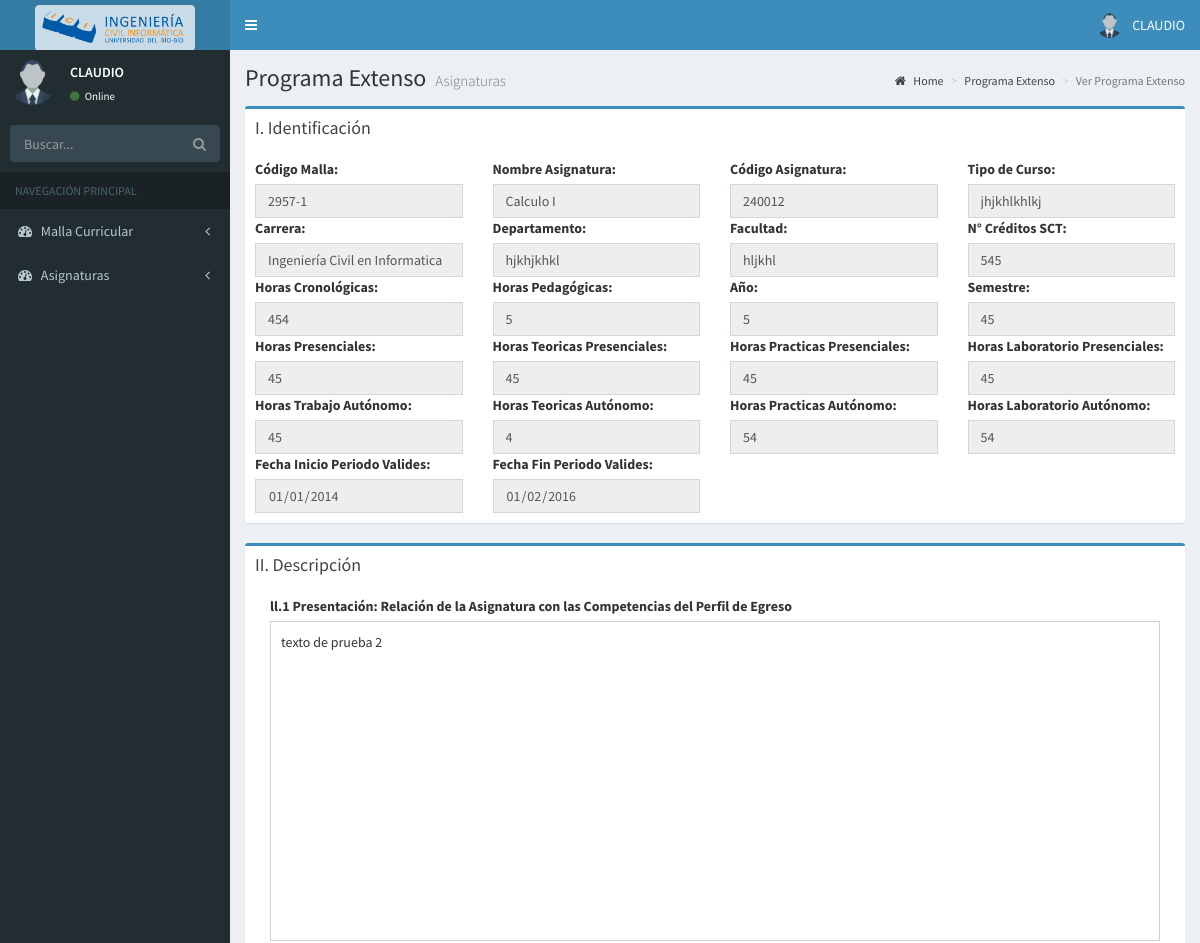
/Vista/Layout/verProgramaExtensoAsignaturasDirectiva.php?pe_id=19 (signed in, upper part), run on an earlier commit of the app's database.
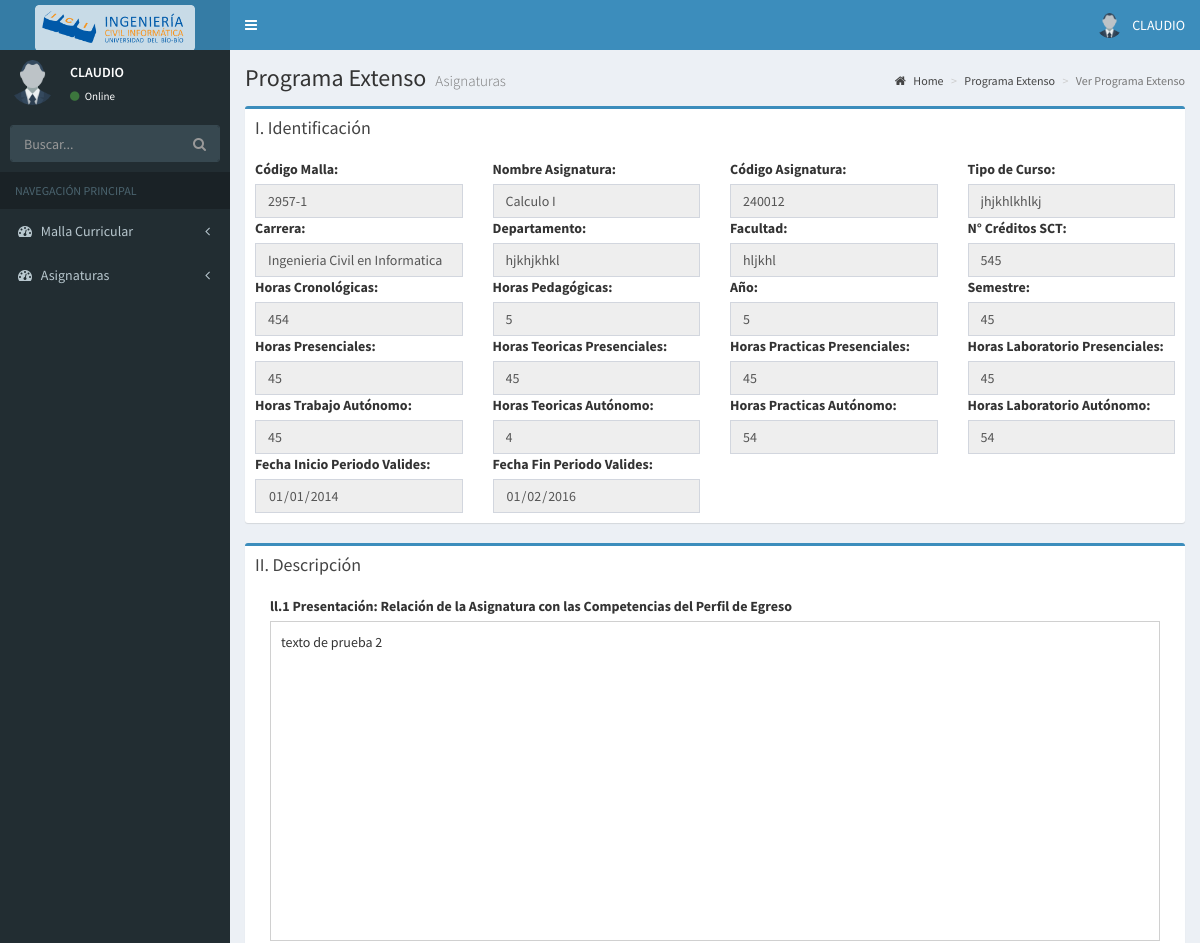
And on a later commit of the database.
### tables this page shows
CREATE TABLE IF NOT EXISTS `programa_extenso` (
`pe_id` int(11) NOT NULL,
  `pe_tipo_curso` varchar(45) DEFAULT NULL,
  `pe_carrera` varchar(45) DEFAULT NULL,
  `pe_departamento` varchar(45) DEFAULT NULL,
  `pe_facultad` varchar(45) DEFAULT NULL,
  `pe_nro_creditos` int(11) DEFAULT NULL,
  `pe_horas_cronologicas` int(11) DEFAULT NULL,
  `pe_horas_pedagogicas` int(11) DEFAULT NULL,
  `pe_anio` int(11) DEFAULT NULL,
  `pe_semestre` int(11) DEFAULT NULL,
  `pe_hrs_presenciales` int(11) DEFAULT NULL,
  `pe_ht_presenciales` int(11) DEFAULT NULL,
  `pe_hp_presenciales` int(11) DEFAULT NULL,
  `pe_hl_presenciales` int(11) DEFAULT NULL,
  `pe_hrs_autonomas` int(11) DEFAULT NULL,
  `pe_ht_autonomas` int(11) DEFAULT NULL,
  `pe_hp_autonomas` int(11) DEFAULT NULL,
  `pe_hl_autonomas` int(11) DEFAULT NULL,
  `pe_presentacion` varchar(2000) DEFAULT NULL,
  `pe_descriptor_competencias` varchar(2000) DEFAULT NULL,
  `pe_aprendizajes_previos` varchar(2000) DEFAULT NULL,
  `pe_fecha_inicio` date DEFAULT NULL,
  `pe_fecha_fin` date DEFAULT NULL,
  `pe_observacion` varchar(100) DEFAULT NULL,
  `pe_biblio_fundamental` varchar(2000) DEFAULT NULL,
  `pe_biblio_complementaria` varchar(2000) DEFAULT NULL,
  `asig_codigo` int(6) NOT NULL,
  `pe_fecha_modificacion` datetime NOT NULL,
  `usu_rut` int(11) NOT NULL,
  `pe_borrador` int(1) NOT NULL,
  `pe_sistema_evaluacion` varchar(2000) DEFAULT NULL
);

### Vista/Layout/verProgramaExtensoAsignaturasDirectiva.php (the view, shortened to what the changed rows need)
<!DOCTYPE html>
<?php
$pe_id = $_REQUEST["pe_id"];
include_once '../../Controlador/Contenedor.php';
$control = Contenedor::getInstancia();
$programa_extenso = $control->getPrograma_extensoByID($pe_id);
?>
<html>
    <head>
        <link rel="stylesheet" href="../../Files/Complementos/template_admin_lite/bootstrap/css/bootstrap.min.css">
        <link rel="stylesheet" href="https://cdnjs.cloudflare.com/ajax/libs/font-awesome/4.5.0/css/font-awesome.min.css">
        <link rel="stylesheet" href="https://cdnjs.cloudflare.com/ajax/libs/ionicons/2.0.1/css/ionicons.min.css">
        <link rel="stylesheet" href="../../Files/Complementos/template_admin_lite/dist/css/AdminLTE.min.css">
        <link rel="stylesheet" href="../../Files/Complementos/template_admin_lite/dist/css/skins/_all-skins.min.css">
        <link rel="stylesheet" href="../../Files/Complementos/template_admin_lite/plugins/iCheck/flat/blue.css">
        <link rel="stylesheet" href="../../Files/Complementos/template_admin_lite/plugins/morris/morris.css">
        <link rel="stylesheet" href="../../Files/Complementos/template_admin_lite/plugins/jvectormap/jquery-jvectormap-1.2.2.css">
        <link rel="stylesheet" href="../../Files/Complementos/template_admin_lite/plugins/datepicker/datepicker3.css">
        <link rel="stylesheet" href="../../Files/Complementos/template_admin_lite/plugins/daterangepicker/daterangepicker.css">
        <link rel="stylesheet" href="../../Files/Complementos/template_admin_lite/plugins/bootstrap-wysihtml5/bootstrap3-wysihtml5.min.css">
        <link rel="stylesheet" href="../../Files/Complementos/template_admin_lite/plugins/bootstrap-select-1.12.1/dist/css/bootstrap-select.css">
    </head>
    <body class="hold-transition skin-blue sidebar-mini">
        <div class="wrapper">
            <div class="content-wrapper">
                <section class="content-header">
                    <h1>
                        Programa Extenso
                        <small>Asignaturas</small>
                    </h1>
                </section>
                <section class="content">
                    <form id="fm-programa">
                        <div class="row">
                            <div class="col-md-12">
                                <div class="box box-primary">
                                    <div class="box-body">
                                        <div class="row">
                                            <div class="col-md-3">
                                                <div class="form-group">
                                                    <label for="pe_tipo_curso">Tipo de Curso:</label>
                                                    <input type="text" class="form-control pull-right" id="pe_tipo_curso" name="pe_tipo_curso" value="<?= $programa_extenso->getPe_tipo_curso() ?>" readonly>
                                                </div>
                                            </div>
                                            <div class="col-md-3">
                                                <div class="form-group">
                                                    <label for="pe_carrera">Carrera:</label>
                                                    <input type="text" class="form-control pull-right" id="pe_carrera" name="pe_carrera" value="<?= $programa_extenso->getPe_carrera() ?>" readonly>
                                                </div>
                                            </div>
                                            <div class="col-md-3">
                                                <div class="form-group">
                                                    <label for="pe_departamento">Departamento:</label>
                                                    <input type="text" class="form-control pull-right" id="pe_departamento" name="pe_departamento" value="<?= $programa_extenso->getPe_departamento() ?>" readonly>
                                                </div>
                                            </div>
                                            <div class="col-md-3">
                                                <div class="form-group">
                                                    <label for="pe_facultad">Facultad:</label>
                                                    <input type="text" class="form-control pull-right" id="pe_facultad" name="pe_facultad" value="<?= $programa_extenso->getPe_facultad() ?>" readonly>
                                                </div>
                                            </div>
                                            <div class="col-md-3">
                                                <div class="form-group">
                                                    <label for="pe_nro_creditos">N° Créditos SCT:</label>
                                                    <input type="number" class="form-control pull-right" id="pe_nro_creditos" name="pe_nro_creditos" value="<?= $programa_extenso->getPe_nro_creditos() ?>" readonly>
                                                </div>
                                            </div>
                                            <div class="col-md-3">
                                                <div class="form-group">
                                                    <label for="pe_horas_cronologicas">Horas Cronológicas:</label>
                                                    <input type="number" class="form-control pull-right" id="pe_horas_cronologicas" name="pe_horas_cronologicas" value="<?= $programa_extenso->getPe_horas_cronologicas() ?>" readonly>
                                                </div>
                                            </div>
                                            <div class="col-md-3">
                                                <div class="form-group">
                                                    <label for="pe_horas_pedagogicas">Horas Pedagógicas:</label>
                                                    <input type="number" class="form-control pull-right" id="pe_horas_pedagogicas" name="pe_horas_pedagogicas" value="<?= $programa_extenso->getPe_horas_pedagogicas() ?>" readonly>
                                                </div>
                                            </div>
                                            <div class="col-md-3">
                                                <div class="form-group">
                                                    <label for="pe_anio">Año:</label>
                                                    <input type="number" class="form-control pull-right" id="pe_anio" name="pe_anio" value="<?= $programa_extenso->getPe_anio() ?>" readonly>
                                                </div>
                                            </div>
                                            <div class="col-md-3">
                                                <div class="form-group">
                                                    <label for="pe_semestre">Semestre:</label>
                                                    <input type="number" class="form-control pull-right" id="pe_semestre" name="pe_semestre" value="<?= $programa_extenso->getPe_semestre() ?>" readonly>
                                                </div>
                                            </div>
                                            <div class="col-md-3">
                                                <div class="form-group">
                                                    <label for="pe_hrs_presenciales">Horas Presenciales:</label>
                                                    <input type="number" class="form-control pull-right" id="pe_hrs_presenciales" name="pe_hrs_presenciales" value="<?= $programa_extenso->getPe_hrs_presenciales() ?>" readonly>
                                                </div>
                                            </div>
                                            <div class="col-md-3">
                                                <div class="form-group">
                                                    <label for="pe_ht_presenciales">Horas Teoricas Presenciales:</label>
                                                    <input type="number" class="form-control pull-right" id="pe_ht_presenciales" name="pe_ht_presenciales" value="<?= $programa_extenso->getPe_ht_presenciales() ?>" readonly>
                                                </div>
                                            </div>
                                            <div class="col-md-3">
                                                <div class="form-group">
                                                    <label for="pe_hp_presenciales">Horas Practicas Presenciales:</label>
                                                    <input type="number" class="form-control pull-right" id="pe_hp_presenciales" name="pe_hp_presenciales" value="<?= $programa_extenso->getPe_hp_presenciales() ?>" readonly>
                                                </div>
                                            </div>
                                            <div class="col-md-3">
                                                <div class="form-group">
                                                    <label for="pe_hl_presenciales">Horas Laboratorio Presenciales:</label>
                                                    <input type="number" class="form-control pull-right" id="pe_hl_presenciales" name="pe_hl_presenciales" value="<?= $programa_extenso->getPe_hl_presenciales() ?>" readonly>
                                                </div>
                                            </div>
                                            <div class="col-md-3">
                                                <div class="form-group">
                                                    <label for="pe_hrs_autonomas">Horas Trabajo Autónomo:</label>
                                                    <input type="number" class="form-control pull-right" id="pe_hrs_autonomas" name="pe_hrs_autonomas" value="<?= $programa_extenso->getPe_hrs_autonomas() ?>" readonly>
                                                </div>
                                            </div>
                                            <div class="col-md-3">
                                                <div class="form-group">
                                                    <label for="pe_ht_autonomas">Horas Teoricas Autónomo:</label>
                                                    <input type="number" class="form-control pull-right" id="pe_ht_autonomas" name="pe_ht_autonomas" value="<?= $programa_extenso->getPe_ht_autonomas() ?>" readonly>
                                                </div>
                                            </div>
                                            <div class="col-md-3">
                                                <div class="form-group">
                                                    <label for="pe_hp_autonomas">Horas Practicas Autónomo:</label>
                                                    <input type="number" class="form-control pull-right" id="pe_hp_autonomas" name="pe_hp_autonomas" value="<?= $programa_extenso->getPe_hp_autonomas() ?>" readonly>
                                                </div>
                                            </div>
                                            <div class="col-md-3">
                                                <div class="form-group">
                                                    <label for="pe_hl_autonomas">Horas Laboratorio Autónomo:</label>
                                                    <input type="number" class="form-control pull-right" id="pe_hl_autonomas" name="pe_hl_autonomas" value="<?= $programa_extenso->getPe_hl_autonomas() ?>" readonly>
                                                </div>
                                            </div>
                                            <div class="col-md-3">
                                                <div class="form-group">
                                                    <label for="pe_fecha_inicio">Fecha Inicio Periodo Valides:</label>
                                                    <input type="date" class="form-control pull-right" id="pe_fecha_inicio" name="pe_fecha_inicio" value="<?= $programa_extenso->getPe_fecha_inicio() ?>" readonly>
                                                </div>
                                            </div>
                                            <div class="col-md-3">
                                                <div class="form-group">
                                                    <label for="pe_fecha_fin">Fecha Fin Periodo Valides:</label>
                                                    <input type="date" class="form-control pull-right" id="pe_fecha_fin" name="pe_fecha_fin" value="<?= $programa_extenso->getPe_fecha_fin() ?>" readonly>
                                                </div>
                                            </div>
                                        </div>
                                    </div>
                                </div>
                            </div>
                        </div>
                        <div class="row">
                            <div class="col-md-12">
                                <div class="box box-primary">
                                    <div class="box-body">
                                        <div class="col-md-12">
                                            <div class="form-group">
                                                <label for="pe_presentacion">ll.1 Presentación: Relación de la Asignatura con las Competencias del Perfil de Egreso</label>
                                                <div class="borde-div" style="height: 320px;">
                                                    <?= $programa_extenso->getPe_presentacion() ?>
                                                </div>
                                            </div>
                                        </div>
                                    </div>
                                </div>
                            </div>
                        </div>
                    </form>
                </section>
            </div>
        </div>
    </body>
</html>

What changed in the data, as far as the page shows it:
changed programa_extenso "texto de prueba 2": pe_carrera "Ingeniería Civil en Informatica" → "Ingenieria Civil en Informatica"
